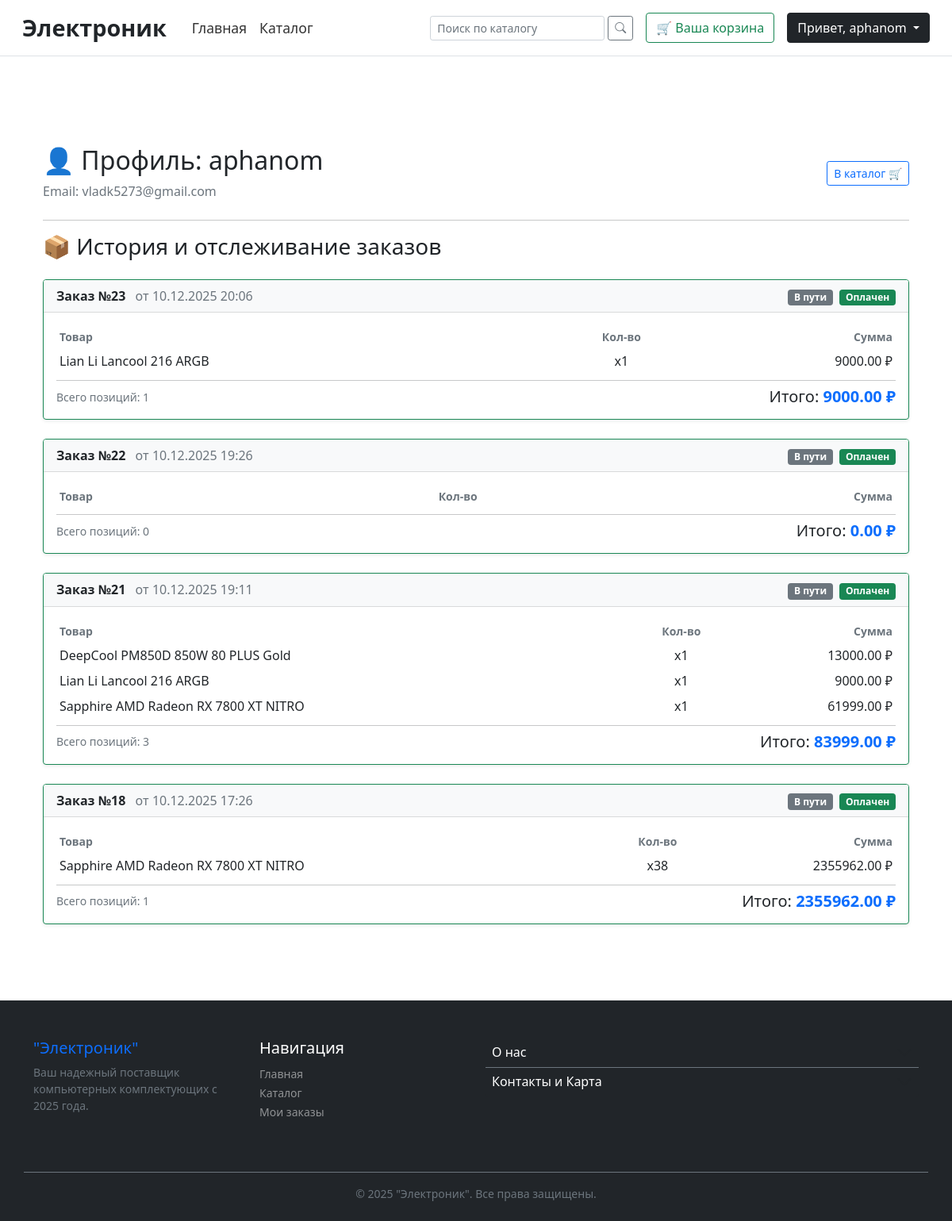
The page /orders/profile/ (signed in) on the database as committed earlier.
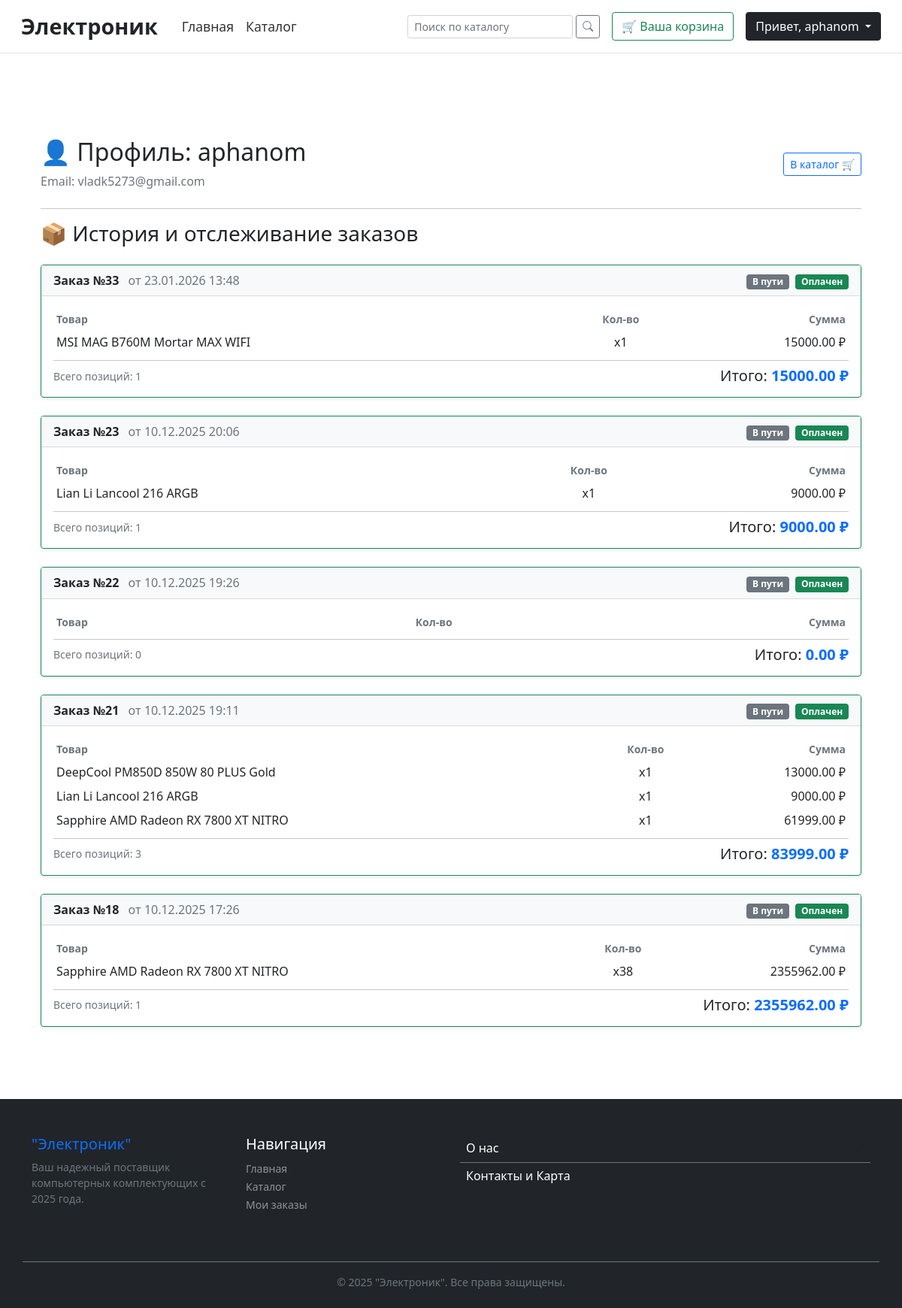
The same page on the database as committed later.
### orders/models.py (models this page shows, shortened)
class Order(models.Model):
    STATUS_CHOICES = [
        ('new', 'Новый заказ'),
        ('paid', 'Оплачен'),
        ('process', 'Сборка заказа'),
        ('shipped', 'Отправлен / В пути'),
        ('delivered', 'Доставлен'),
        ('canceled', 'Отменен'),
    ]
    user = models.ForeignKey(
        User,
        on_delete=models.SET_NULL,
        null=True,
        blank=True,
        related_name='orders',
        verbose_name='Пользователь'
    )
    status = models.CharField(
        max_length=20,
        choices=STATUS_CHOICES,
        default='new',
        verbose_name="Статус заказа"
    )
    first_name = models.CharField(max_length=50, verbose_name="Имя")
    last_name = models.CharField(max_length=50, verbose_name="Фамилия")
    email = models.EmailField()
    address = models.CharField(max_length=250, verbose_name="Адрес")
    postal_code = models.CharField(max_length=20, verbose_name="Почтовый индекс")
    city = models.CharField(max_length=100, verbose_name="Город")
    created_at = models.DateTimeField(auto_now_add=True, verbose_name="Дата создания")
    updated = models.DateTimeField(auto_now=True)
    paid = models.BooleanField(default=False, verbose_name="Оплата")
    class Meta:
        ordering = ('-created_at',)
        verbose_name = 'Заказ'
        verbose_name_plural = 'Заказы'
    def get_total_cost(self):
        return sum(item.get_cost() for item in self.items.all())

class OrderItem(models.Model):
    order = models.ForeignKey(Order, on_delete=models.CASCADE, related_name='items')
    product = models.ForeignKey(Product, on_delete=models.CASCADE)
    price = models.DecimalField(max_digits=10, decimal_places=2)
    quantity = models.PositiveIntegerField(default=1)
    def get_cost(self):
        return self.price * self.quantity

### catalog/models.py (models this page shows, shortened)
class Product(models.Model):
    manufacturer = models.ForeignKey(Brand, on_delete=models.CASCADE, verbose_name="Производитель")
    category = models.ForeignKey(Category, related_name='product', on_delete=models.CASCADE, verbose_name="Категория")
    supplier = models.ForeignKey(
        Supplier,
        on_delete=models.SET_NULL,
        null=True,
        related_name='products',
        verbose_name="Поставщик"
    )
    name = models.CharField(max_length=100, verbose_name="Наименование")
    slug = models.SlugField(unique=True)
    description = models.TextField(verbose_name='Описание', blank=True, null=True)
    price = models.DecimalField(max_digits=10, decimal_places=2, verbose_name="Цена")
    warranty_months = models.IntegerField(verbose_name="Гарантия (мес.)", null=True, blank=True)
    image = models.ImageField(upload_to='products/%Y/%m/%d', verbose_name="Изображение", max_length=255)
    available = models.BooleanField(default=True, verbose_name="Доступен к продаже")
    stock = models.PositiveIntegerField(default=0, verbose_name="Остаток на складе")
    class Meta:
        verbose_name = 'Товар'
        verbose_name_plural = 'Товары'

### orders/views.py (the view)
# urls.py: path('profile/', views.user_profile, name='user_profile'),
@login_required
def user_profile(request):
    orders = Order.objects.filter(user=request.user).order_by('-created_at')
    return render(request, 'orders/profile.html', {
        'orders': orders
    })

### orders/context_processors.py (called while the page is built, shortened)
def cart_count(request):
    total_quantity = 0
    order_id = request.session.get('order_id')
    return {'cart_total_quantity': total_quantity}

def cart_status(request):
    cart_items_quantities = {}
    items_in_cart_slugs = set()
    order_id = request.session.get('order_id')
    return {
        'items_in_cart_slugs': items_in_cart_slugs,
        'items_in_cart_quantities': cart_items_quantities,
    }

### orders/templates/orders/profile.html (shortened to what this page needs)
{% extends "base.html" %}
{% block content %}
<div class="container my-5">
    <div class="d-flex align-items-center justify-content-between mb-4">
        <div>
            <h2>👤 Профиль: {{ user.username }}</h2>
            <p class="text-muted mb-0">Email: {{ user.email }}</p>
        </div>
        <a href="{% url 'catalog:catalog_list' %}" class="btn btn-outline-primary btn-sm">В каталог 🛒</a>
    </div>
    <hr>
    <h3 class="mb-4">📦 История и отслеживание заказов</h3>
    {% if orders %}
        {% for order in orders %}
        <div class="card mb-4 shadow-sm border-{% if order.paid %}success{% else %}warning{% endif %}">
            <div class="card-header bg-light d-flex justify-content-between align-items-center">
                <div>
                    <span class="fw-bold">Заказ №{{ order.id }}</span>
                    <span class="text-muted ms-2">от {{ order.created_at|date:"d.m.Y H:i" }}</span>
                </div>
                <div>
                    {% if order.status == 'new' %}
                        <span class="badge bg-primary">Новый</span>
                    {% elif order.status == 'shipped' %}
                        <span class="badge bg-warning text-dark">В пути 🚚</span>
                    {% elif order.status == 'delivered' %}
                        <span class="badge bg-success">Доставлен ✅</span>
                    {% else %}
                        <span class="badge bg-secondary">В пути</span>
                    {% endif %}
                    {% if order.paid %}
                        <span class="badge bg-success ms-1">Оплачен</span>
                    {% else %}
                        <span class="badge bg-danger ms-1">Не оплачен</span>
                    {% endif %}
                </div>
            </div>
            <div class="card-body">
                <div class="table-responsive">
                    <table class="table table-sm table-borderless mb-0">
                        <thead>
                            <tr class="text-muted small">
                                <th>Товар</th>
                                <th class="text-center">Кол-во</th>
                                <th class="text-end">Сумма</th>
                            </tr>
                        </thead>
                        <tbody>
                            {% for item in order.items.all %}
                            <tr>
                                <td>{{ item.product.name }}</td>
                                <td class="text-center">x{{ item.quantity }}</td>
                                <td class="text-end">{{ item.get_cost|floatformat:2 }} ₽</td>
                            </tr>
                            {% endfor %}
                        </tbody>
                    </table>
                </div>
                <hr class="my-2">
                <div class="d-flex justify-content-between align-items-center">
                    <span class="text-muted small">Всего позиций: {{ order.items.count }}</span>
                    <p class="h5 mb-0">Итого: <span class="text-primary fw-bold">{{ order.get_total_cost|floatformat:2 }} ₽</span></p>
                </div>
            </div>
        </div>
        {% endfor %}
    {% else %}
        <div class="alert alert-info py-4 text-center" role="alert">
            <h4 class="alert-heading">У вас пока нет заказов</h4>
            <p class="mb-0">Самое время заглянуть в наш каталог и выбрать мощный компьютер!</p>
            <a href="{% url 'catalog:catalog_list' %}" class="btn btn-primary mt-3">Перейти к покупкам</a>
        </div>
    {% endif %}
</div>
{% endblock content %}

Rows that differ between the two databases and show on the page:
added Order: id "33", created_at "23.01.2026 13:48", status "В пути", paid "Оплачен", items.count "1", get_total_cost "15000.00"
added OrderItem: product.name "MSI MAG B760M Mortar MAX WIFI", quantity "1", get_cost "15000.00", shown under "33"
